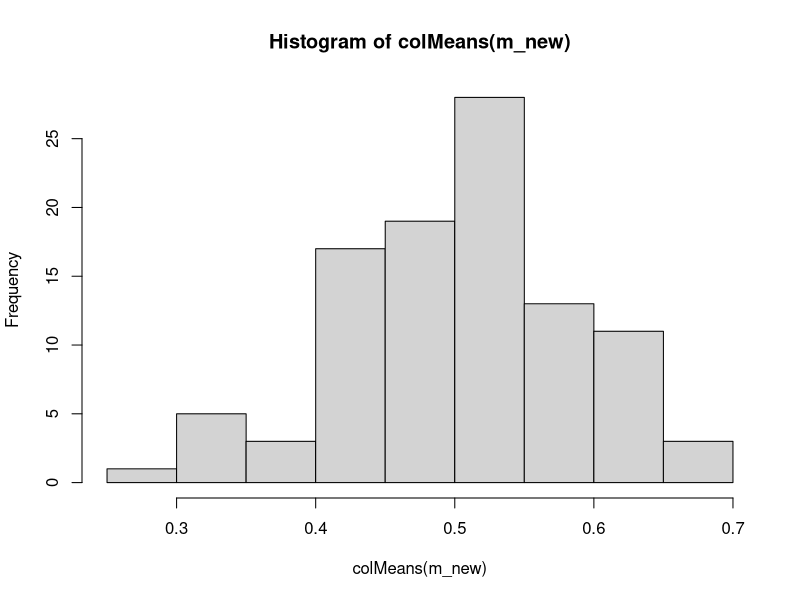

Source code (R):
# Find all the files on 
# https://github.com/Abhijit25Mishra/R-Lab--ICS-321-
# https://rpubs.com/Panda_250
print("Abhijit Mishra")


#2020BCS0094
# question 1

z <- c(0.1, 0.6, 33.8, 1.9, 9.6, 4.3, 33.7, 0.3, 0.0, 0.1) # Inputting values into a vector
z # Printing the vector
mean(z) # Mean of the vector z
sum(z) # sum of all elements of z
max(z) # maximum element in vector z
s <- z[z>20] # forming a subset of z such that z>20
s # printing vector
mean(z[z>4]) # finding mean with the given condition
k <- z[z==0 | z==6] # forming a subset with 'OR' of 2 condition 
k # printing the vector k

# question 2

# reading the data into the vectors
length = c(2.1, 3.4, 2.5, 2.7, 2.9)
radius = c(0.3, 0.5, 0.6, 0.9, 1.1)

# correlation between lengths and diameters
cor(length,radius,method = "pearson")

# volume of each cylinder
volume = length * radius * radius
volume

# mean, standard deviation, and coefficient of variation
mean(volume)
sd(volume)
cof_of_var <- sd(volume)/mean(volume) *100 
cof_of_var


# Assume your measurements are in centimeters. Recalculate the
# volumes so that their units are in cubic millimeters. 
volume_changed_units = volume * 1000
mean(volume_changed_units)
sd(volume_changed_units)
new_cof_of_var = sd(volume_changed_units)/mean(volume_changed_units) * 100
new_cof_of_var

# question 3

# reading input
x = c(1,2,5,9,11)
y = c(2,5,1,0,23)

# intersection, set difference, union of 2 vectors
print(intersect(x,y))
print(setdiff(x,y))
print(setdiff(y,x))

# Difference between union and c(x,y)
print(union(x,y))
print(c(x,y))
# there may be repeated values in c(x,y) but union only counts every unique value only once.

# question 4

# Construct a matrix with 10 columns and 10 rows, all filled with random
# numbers between 0 and 1
m = matrix( runif(100,0,1), nrow = 10)
m
# Calculate the row means  of this matrix. and std of rowmeans 
rowMeans(m)
sd(rowMeans(m))

# Remake the above matrix with 100 columns, and 10 rows.
m_new = matrix(runif(1000,0,1), nrow = 10)
m_new
colMeans(m_new)
hist(colMeans(m_new))  

# question 5

# setting the working dir and reading the data

print(getwd())
setwd("C:/Users/ASUS/OneDrive/Desktop/Study-Material/IIIT-Kottayam/SEM-6/Data warehousing and mining ICS 321/Lab/Lab-1")
data <- read.csv("cereal.csv")
print(data)

# inspecting the dataset
print(is.data.frame(data))
print(ncol(data))
print(nrow(data))
print(head(data))
print(tail(data))
print(max(data$protein))
print(subset(data,rating==max(rating)))

# adding new column
data$totalcarb <- data$carbo + data$sugars
data

# finding all the rows in the data such that type = 'HOT'
hot=subset(data,data$type=="H")

# counting the number of distinct elements in a col
library(dplyr)
n_distinct(data$mfr)

# find the subset whose mfr value == k 
kell = subset(data, data$mfr=="K")
kell

# subset satisfying both the conditions
dob = subset(data, data$calories<80 & data$vitamins>20)
dob

# showing only selected cols for the given data set
sug = subset(data,data$sugars>1)
sug
data.frame(sug$name,sug$calories,sug$vitamins)

# writing the kell data into a csv file
# write.csv(kell,"C:/Users/ASUS/OneDrive/Desktop/Study-Material/IIIT-Kottayam/SEM-6/Data warehousing and mining ICS 321/Lab/Lab-1/kell.csv",row.names = FALSE)

# renaming a column
colnames(data)[colnames(data)=="mfr"] = "Producer"
data

#2020BCS0094
#Abhijit Mishra

